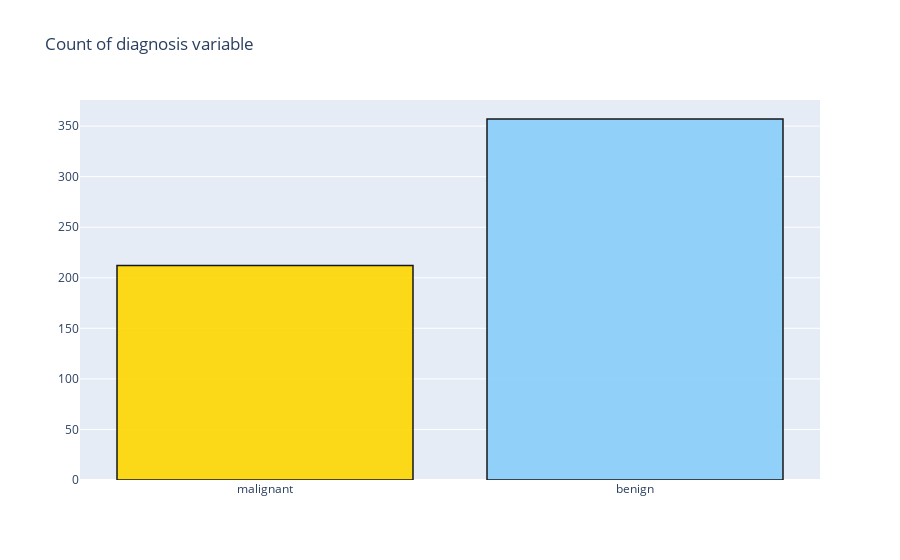

Source (notebook cell):
### Code cell
trace = go.Bar(x = ['malignant', 'benign'], y = (len(M), len(B)), orientation = 'v', opacity = 0.9, marker=dict(
        color=[ 'gold', 'lightskyblue'],
        line=dict(color='#000000',width=1.5)))

layout = dict(title =  'Count of diagnosis variable')
                    
fig = dict(data = [trace], layout=layout)
py.iplot(fig)

### Figure 1 — Plotly figure (JSON) as saved in the notebook; plotly's stock layout.template omitted (floating-point values rounded to 4 significant figures)
{"data": [{"marker": {"color": ["gold", "lightskyblue"], "line": {"color": "#000000", "width": 1.5}}, "opacity": 0.9, "orientation": "v", "type": "bar", "x": ["malignant", "benign"], "y": [212, 357]}], "layout": {"title": {"text": "Count of diagnosis variable"}}}
